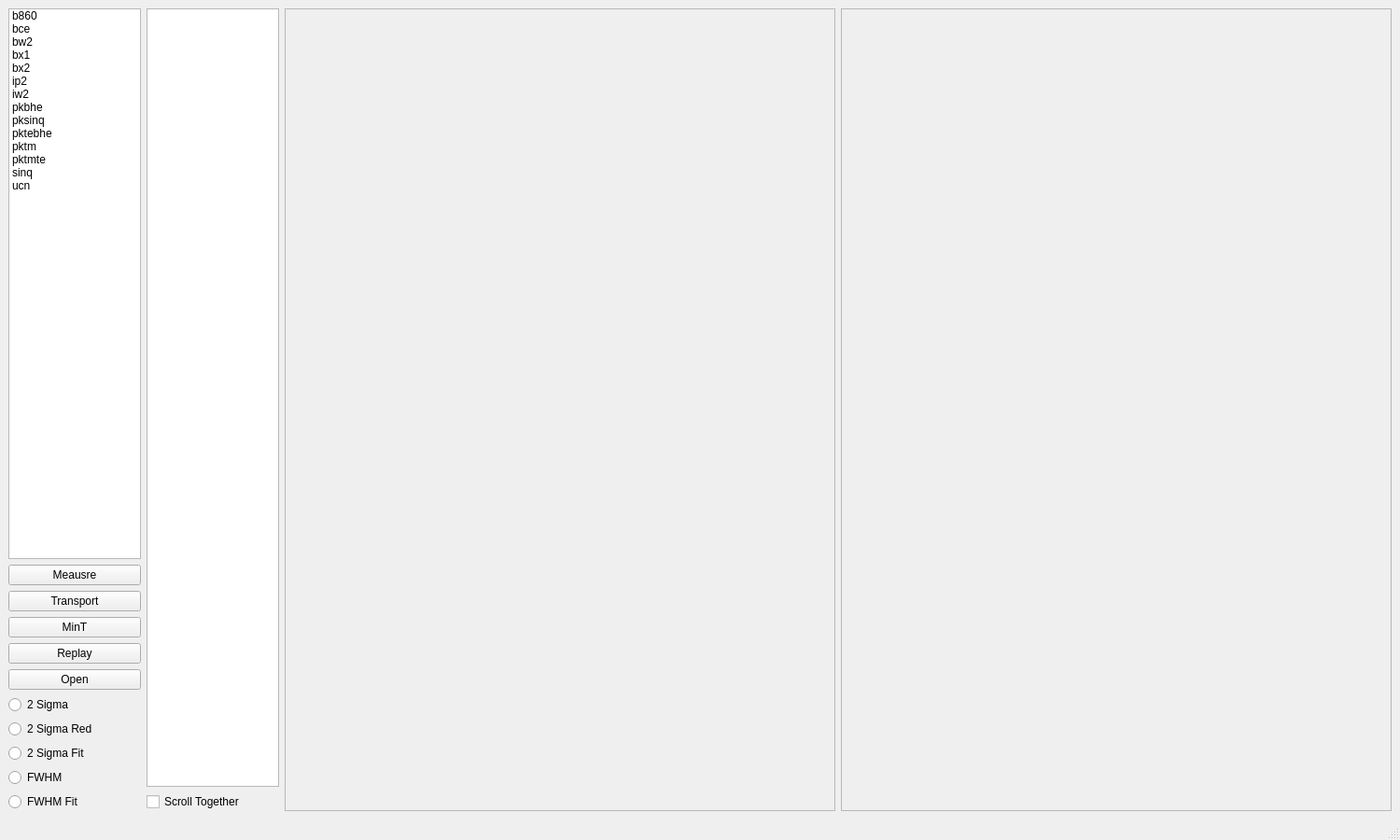
<?xml version="1.0" encoding="UTF-8"?>
<ui version="4.0">
 <class>MainWindow</class>
 <widget class="QMainWindow" name="MainWindow">
  <property name="geometry">
   <rect>
    <x>0</x>
    <y>0</y>
    <width>1500</width>
    <height>900</height>
   </rect>
  </property>
  <property name="windowTitle">
   <string>Wirevisual</string>
  </property>
  <widget class="QWidget" name="centralwidget">
   <layout class="QGridLayout" name="gridLayout">
    <item row="0" column="0">
     <layout class="QHBoxLayout" name="horizontalLayout" stretch="0,1">
      <item>
       <layout class="QHBoxLayout" name="horizontalLayout_2" stretch="0,0">
        <item>
         <layout class="QVBoxLayout" name="verticalLayout_2">
          <item>
           <widget class="QListWidget" name="beamline_list">
            <property name="styleSheet">
             <string notr="true">max-width: 140px;</string>
            </property>
            <item>
             <property name="text">
              <string>b860</string>
             </property>
             <property name="checkState">
              <enum>Unchecked</enum>
             </property>
            </item>
            <item>
             <property name="text">
              <string>bce</string>
             </property>
             <property name="checkState">
              <enum>Unchecked</enum>
             </property>
            </item>
            <item>
             <property name="text">
              <string>bw2</string>
             </property>
             <property name="checkState">
              <enum>Unchecked</enum>
             </property>
            </item>
            <item>
             <property name="text">
              <string>bx1</string>
             </property>
             <property name="checkState">
              <enum>Unchecked</enum>
             </property>
            </item>
            <item>
             <property name="text">
              <string>bx2</string>
             </property>
             <property name="checkState">
              <enum>Unchecked</enum>
             </property>
            </item>
            <item>
             <property name="text">
              <string>ip2</string>
             </property>
             <property name="checkState">
              <enum>Unchecked</enum>
             </property>
            </item>
            <item>
             <property name="text">
              <string>iw2</string>
             </property>
             <property name="checkState">
              <enum>Unchecked</enum>
             </property>
            </item>
            <item>
             <property name="text">
              <string>pkbhe</string>
             </property>
             <property name="checkState">
              <enum>Unchecked</enum>
             </property>
            </item>
            <item>
             <property name="text">
              <string>pksinq</string>
             </property>
             <property name="checkState">
              <enum>Unchecked</enum>
             </property>
            </item>
            <item>
             <property name="text">
              <string>pktebhe</string>
             </property>
             <property name="checkState">
              <enum>Unchecked</enum>
             </property>
            </item>
            <item>
             <property name="text">
              <string>pktm</string>
             </property>
             <property name="checkState">
              <enum>Unchecked</enum>
             </property>
            </item>
            <item>
             <property name="text">
              <string>pktmte</string>
             </property>
             <property name="checkState">
              <enum>Unchecked</enum>
             </property>
            </item>
            <item>
             <property name="text">
              <string>sinq</string>
             </property>
             <property name="checkState">
              <enum>Unchecked</enum>
             </property>
            </item>
            <item>
             <property name="text">
              <string>ucn</string>
             </property>
             <property name="checkState">
              <enum>Unchecked</enum>
             </property>
            </item>
           </widget>
          </item>
          <item>
           <widget class="QPushButton" name="measure_button">
            <property name="styleSheet">
             <string notr="true">max-width: 140px;</string>
            </property>
            <property name="text">
             <string>Meausre</string>
            </property>
           </widget>
          </item>
          <item>
           <widget class="QPushButton" name="transport_button">
            <property name="styleSheet">
             <string notr="true">max-width: 140px;</string>
            </property>
            <property name="text">
             <string>Transport</string>
            </property>
           </widget>
          </item>
          <item>
           <widget class="QPushButton" name="mint_button">
            <property name="styleSheet">
             <string notr="true">max-width: 140px;</string>
            </property>
            <property name="text">
             <string>MinT</string>
            </property>
           </widget>
          </item>
          <item>
           <widget class="QPushButton" name="replay_button">
            <property name="styleSheet">
             <string notr="true">max-width: 140px;</string>
            </property>
            <property name="text">
             <string>Replay</string>
            </property>
           </widget>
          </item>
          <item>
           <widget class="QPushButton" name="pushButton">
            <property name="styleSheet">
             <string notr="true">max-width: 140px;</string>
            </property>
            <property name="text">
             <string>Open</string>
            </property>
           </widget>
          </item>
          <item>
           <widget class="QRadioButton" name="fit_2sigma">
            <property name="styleSheet">
             <string notr="true">max-width: 140px;</string>
            </property>
            <property name="text">
             <string>2 Sigma</string>
            </property>
           </widget>
          </item>
          <item>
           <widget class="QRadioButton" name="fit_2sigmareduced">
            <property name="styleSheet">
             <string notr="true">max-width: 140px;</string>
            </property>
            <property name="text">
             <string>2 Sigma Red</string>
            </property>
           </widget>
          </item>
          <item alignment="Qt::AlignLeft">
           <widget class="QRadioButton" name="fit_2sigmafit">
            <property name="styleSheet">
             <string notr="true">max-width: 140px;</string>
            </property>
            <property name="text">
             <string>2 Sigma Fit</string>
            </property>
           </widget>
          </item>
          <item>
           <widget class="QRadioButton" name="fit_fwhm">
            <property name="styleSheet">
             <string notr="true">max-width: 140px;</string>
            </property>
            <property name="text">
             <string>FWHM</string>
            </property>
           </widget>
          </item>
          <item>
           <widget class="QRadioButton" name="fit_fwhm_fit">
            <property name="styleSheet">
             <string notr="true">max-width: 140px;</string>
            </property>
            <property name="text">
             <string>FWHM Fit</string>
            </property>
           </widget>
          </item>
         </layout>
        </item>
        <item>
         <layout class="QVBoxLayout" name="verticalLayout">
          <item>
           <widget class="QListWidget" name="profile_list">
            <property name="styleSheet">
             <string notr="true">max-width: 140px;</string>
            </property>
           </widget>
          </item>
          <item>
           <widget class="QCheckBox" name="scrollTogether">
            <property name="styleSheet">
             <string notr="true">max-width: 140px;</string>
            </property>
            <property name="text">
             <string>Scroll Together</string>
            </property>
           </widget>
          </item>
         </layout>
        </item>
       </layout>
      </item>
      <item>
       <layout class="QHBoxLayout" name="horizontalLayout_3" stretch="0,0">
        <item>
         <widget class="QScrollArea" name="scrollArea_2">
          <property name="widgetResizable">
           <bool>true</bool>
          </property>
          <widget class="QWidget" name="scrollAreaWidgetContents_2">
           <property name="geometry">
            <rect>
             <x>0</x>
             <y>0</y>
             <width>582</width>
             <height>857</height>
            </rect>
           </property>
          </widget>
         </widget>
        </item>
        <item>
         <widget class="QScrollArea" name="scrollArea">
          <property name="widgetResizable">
           <bool>true</bool>
          </property>
          <widget class="QWidget" name="scrollAreaWidgetContents">
           <property name="geometry">
            <rect>
             <x>0</x>
             <y>0</y>
             <width>582</width>
             <height>857</height>
            </rect>
           </property>
          </widget>
         </widget>
        </item>
       </layout>
      </item>
     </layout>
    </item>
   </layout>
  </widget>
  <widget class="QStatusBar" name="statusbar"/>
  <action name="action1">
   <property name="text">
    <string>1</string>
   </property>
  </action>
  <action name="action2">
   <property name="text">
    <string>2</string>
   </property>
  </action>
  <action name="action4">
   <property name="text">
    <string>4</string>
   </property>
  </action>
  <action name="action5">
   <property name="text">
    <string>5</string>
   </property>
  </action>
  <action name="action6">
   <property name="text">
    <string>6</string>
   </property>
  </action>
  <action name="action7">
   <property name="text">
    <string>7</string>
   </property>
  </action>
  <action name="action8">
   <property name="text">
    <string>8</string>
   </property>
  </action>
  <action name="action9">
   <property name="text">
    <string>9</string>
   </property>
  </action>
  <action name="action0">
   <property name="text">
    <string>0</string>
   </property>
  </action>
  <action name="action1_2">
   <property name="text">
    <string>1</string>
   </property>
  </action>
  <action name="action2_2">
   <property name="text">
    <string>2</string>
   </property>
  </action>
  <action name="action5_2">
   <property name="text">
    <string>5</string>
   </property>
  </action>
  <action name="action6_2">
   <property name="text">
    <string>6</string>
   </property>
  </action>
  <action name="action1_3">
   <property name="text">
    <string>1</string>
   </property>
  </action>
  <action name="action2_3">
   <property name="text">
    <string>2</string>
   </property>
  </action>
  <action name="action3">
   <property name="text">
    <string>3</string>
   </property>
  </action>
  <action name="action4_2">
   <property name="text">
    <string>4</string>
   </property>
  </action>
  <action name="action5_3">
   <property name="text">
    <string>5</string>
   </property>
  </action>
  <action name="action6_3">
   <property name="text">
    <string>6</string>
   </property>
  </action>
  <action name="action7_2">
   <property name="text">
    <string>7</string>
   </property>
  </action>
  <action name="action8_2">
   <property name="text">
    <string>8</string>
   </property>
  </action>
  <action name="action9_2">
   <property name="text">
    <string>9</string>
   </property>
  </action>
  <action name="action0_2">
   <property name="text">
    <string>0</string>
   </property>
  </action>
  <action name="action1_4">
   <property name="text">
    <string>1</string>
   </property>
  </action>
  <action name="action2_4">
   <property name="text">
    <string>2</string>
   </property>
  </action>
  <action name="action3_2">
   <property name="text">
    <string>3</string>
   </property>
  </action>
  <action name="action4_3">
   <property name="text">
    <string>4</string>
   </property>
  </action>
  <action name="action5_4">
   <property name="text">
    <string>5</string>
   </property>
  </action>
  <action name="action6_4">
   <property name="text">
    <string>6</string>
   </property>
  </action>
  <action name="action7_3">
   <property name="text">
    <string>7</string>
   </property>
  </action>
  <action name="action8_3">
   <property name="text">
    <string>8</string>
   </property>
  </action>
  <action name="action9_3">
   <property name="text">
    <string>9</string>
   </property>
  </action>
  <action name="action0_3">
   <property name="text">
    <string>0</string>
   </property>
  </action>
  <action name="action1_5">
   <property name="text">
    <string>1</string>
   </property>
  </action>
  <action name="action2_5">
   <property name="text">
    <string>2</string>
   </property>
  </action>
  <action name="action1_6">
   <property name="text">
    <string>1</string>
   </property>
  </action>
  <action name="action2_6">
   <property name="text">
    <string>2</string>
   </property>
  </action>
  <action name="action1_7">
   <property name="text">
    <string>1</string>
   </property>
  </action>
  <action name="action3_3">
   <property name="text">
    <string>3</string>
   </property>
  </action>
  <action name="action4_4">
   <property name="text">
    <string>4</string>
   </property>
  </action>
  <action name="action5_5">
   <property name="text">
    <string>5</string>
   </property>
  </action>
  <action name="action6_5">
   <property name="text">
    <string>6</string>
   </property>
  </action>
  <action name="action7_4">
   <property name="text">
    <string>7</string>
   </property>
  </action>
  <action name="action8_4">
   <property name="text">
    <string>8</string>
   </property>
  </action>
  <action name="action9_4">
   <property name="text">
    <string>9</string>
   </property>
  </action>
  <action name="action0_4">
   <property name="text">
    <string>0</string>
   </property>
  </action>
  <action name="action1_8">
   <property name="text">
    <string>1</string>
   </property>
  </action>
  <action name="action2_7">
   <property name="text">
    <string>2</string>
   </property>
  </action>
  <action name="action3_4">
   <property name="text">
    <string>3</string>
   </property>
  </action>
  <action name="action4_5">
   <property name="text">
    <string>4</string>
   </property>
  </action>
  <action name="action1_9">
   <property name="text">
    <string>1</string>
   </property>
  </action>
  <action name="action2_8">
   <property name="text">
    <string>2</string>
   </property>
  </action>
  <action name="action1X">
   <property name="text">
    <string>1X</string>
   </property>
  </action>
  <action name="action2Y">
   <property name="text">
    <string>2Y</string>
   </property>
  </action>
  <action name="action1_10">
   <property name="text">
    <string>1</string>
   </property>
  </action>
  <action name="action2_9">
   <property name="text">
    <string>2</string>
   </property>
  </action>
  <action name="action1_11">
   <property name="text">
    <string>1</string>
   </property>
  </action>
  <action name="action2_10">
   <property name="text">
    <string>2</string>
   </property>
  </action>
  <action name="action3_5">
   <property name="text">
    <string>3</string>
   </property>
  </action>
  <action name="action4_6">
   <property name="text">
    <string>4</string>
   </property>
  </action>
  <action name="action5_6">
   <property name="text">
    <string>5</string>
   </property>
  </action>
  <action name="action6_6">
   <property name="text">
    <string>6</string>
   </property>
  </action>
  <action name="action3_6">
   <property name="text">
    <string>3</string>
   </property>
  </action>
  <action name="action4_7">
   <property name="text">
    <string>4</string>
   </property>
  </action>
  <action name="action5_7">
   <property name="text">
    <string>5</string>
   </property>
  </action>
  <action name="action6_7">
   <property name="text">
    <string>6</string>
   </property>
  </action>
  <action name="action5_8">
   <property name="text">
    <string>5</string>
   </property>
  </action>
  <action name="action6_8">
   <property name="text">
    <string>6</string>
   </property>
  </action>
  <action name="action7_5">
   <property name="text">
    <string>7</string>
   </property>
  </action>
  <action name="action8_5">
   <property name="text">
    <string>8</string>
   </property>
  </action>
  <action name="action9_5">
   <property name="text">
    <string>9</string>
   </property>
  </action>
  <action name="action0_5">
   <property name="text">
    <string>0</string>
   </property>
  </action>
 </widget>
 <resources/>
 <connections/>
</ui>
